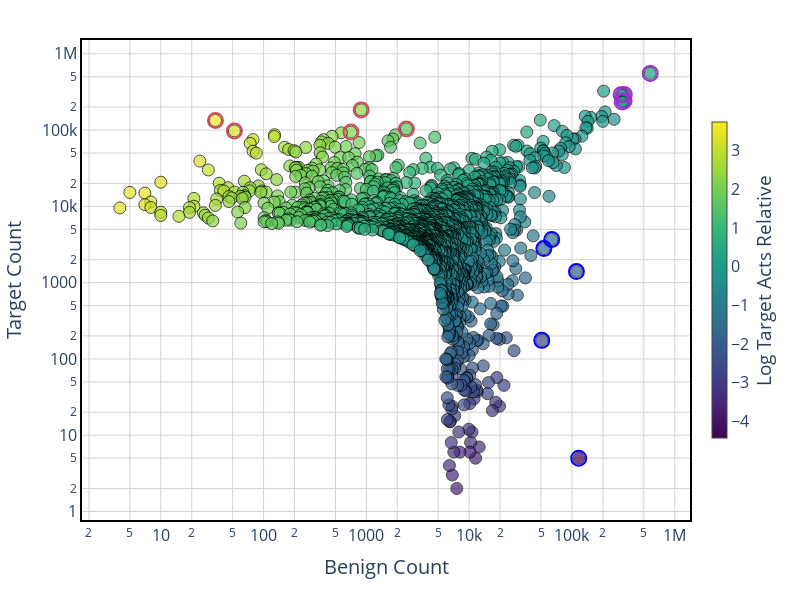

Here is the notebook cell this chart was saved with:
### Code cell
# Visualize features for a specific layer
layer_to_plot = CONFIG["layer_to_plot"]

cached_features = load_cached_features(layer_to_plot, data_config, model_name=MODEL_CARD)
layer_features = LayerFeatures(cached_features)

print(f"Loaded {len(layer_features.features)} features for layer {layer_to_plot}")

plot_features_scatter(
    layer_features=layer_features,
    k_features=5,
    top_percentile=0.05
)

### Figure 1 — Plotly figure (JSON) as saved in the notebook; plotly's stock layout.template omitted (floating-point values rounded to 4 significant figures; data arrays with more than 128 entries replaced by an {"elided": "..."} marker saying what was removed)
{"data": [{"hovertemplate": "%{hovertext}<extra></extra>", "hovertext": {"elided": "1544 str values"}, "marker": {"color": {"elided": "1544 float values"}, "colorbar": {"len": 0.7, "thickness": 15, "title": {"side": "right", "text": "Log Target Acts Relative"}, "x": 1.02, "xanchor": "left", "y": 0.5, "yanchor": "middle"}, "colorscale": [[0, "#440154"], [0.1111, "#482878"], [0.2222, "#3e4989"], [0.3333, "#31688e"], [0.4444, "#26828e"], [0.5556, "#1f9e89"], [0.6667, "#35b779"], [0.7778, "#6ece58"], [0.8889, "#b5de2b"], [1, "#fde725"]], "line": {"color": "black", "width": 1}, "opacity": 0.7, "size": 12}, "mode": "markers", "name": "Features", "textposition": "top center", "type": "scatter", "x": {"elided": "1544 int values"}, "y": {"elided": "1544 int values"}}, {"hovertemplate": "%{hovertext}<extra></extra>", "hovertext": ["TOP TARGET Feature 17725<br>Benign: 890.0<br>Target: 183970.0<br>Relative: 261.6718", "TOP TARGET Feature 26280<br>Benign: 34.0<br>Target: 133646.0<br>Relative: 5459.4195", "TOP TARGET Feature 24819<br>Benign: 2451.0<br>Target: 103595.0<br>Relative: 45.9021", "TOP TARGET Feature 179<br>Benign: 52.0<br>Target: 97382.0<br>Relative: 2271.2818", "TOP TARGET Feature 25256<br>Benign: 708.0<br>Target: 94172.0<br>Relative: 154.6335"], "marker": {"color": "#CF4A57", "line": {"color": "#CF4A57", "width": 2}, "opacity": 1, "size": 15, "symbol": "circle-open"}, "mode": "markers", "name": "Top Target Features", "showlegend": false, "type": "scatter", "x": [890, 34, 2451, 52, 708], "y": [183970, 133646, 103595, 97382, 94172]}, {"hovertemplate": "%{hovertext}<extra></extra>", "hovertext": ["TOP BENIGN Feature 17030<br>Benign: 116337.0<br>Target: 5.0<br>Relative: 0.0000", "TOP BENIGN Feature 14801<br>Benign: 110597.0<br>Target: 1398.0<br>Relative: 0.0104", "TOP BENIGN Feature 15339<br>Benign: 63586.0<br>Target: 3680.0<br>Relative: 0.0497", "TOP BENIGN Feature 13718<br>Benign: 53289.0<br>Target: 2792.0<br>Relative: 0.0434", "TOP BENIGN Feature 7842<br>Benign: 50883.0<br>Target: 175.0<br>Relative: 0.0030"], "marker": {"color": "blue", "line": {"color": "blue", "width": 2}, "opacity": 1, "size": 15, "symbol": "circle-open"}, "mode": "markers", "name": "Top Benign Features", "showlegend": false, "type": "scatter", "x": [116337, 110597, 63586, 53289, 50883], "y": [5, 1398, 3680, 2792, 175]}, {"hovertemplate": "%{hovertext}<extra></extra>", "hovertext": ["TOP SHARED Feature 9495<br>Benign: 577645.0<br>Target: 553697.0<br>Relative: 0.9211", "TOP SHARED Feature 23896<br>Benign: 323320.0<br>Target: 292287.0<br>Relative: 0.9095", "TOP SHARED Feature 12138<br>Benign: 300498.0<br>Target: 290914.0<br>Relative: 1.0001", "TOP SHARED Feature 20318<br>Benign: 322164.0<br>Target: 241688.0<br>Relative: 0.7273", "TOP SHARED Feature 25224<br>Benign: 308659.0<br>Target: 232547.0<br>Relative: 0.7589"], "marker": {"color": "#9932CC", "line": {"color": "#9932CC", "width": 2}, "opacity": 1, "size": 15, "symbol": "circle-open"}, "mode": "markers", "name": "Top Shared Features", "showlegend": false, "type": "scatter", "x": [577645, 323320, 300498, 322164, 308659], "y": [553697, 292287, 290914, 241688, 232547]}], "layout": {"font": {"size": 16}, "height": 600, "margin": {"b": 80, "l": 80, "r": 20, "t": 40}, "showlegend": false, "title": {}, "width": 800, "xaxis": {"gridcolor": "lightgray", "gridwidth": 1, "linecolor": "black", "linewidth": 2, "mirror": true, "showline": true, "showticklabels": true, "tickfont": {"size": 16}, "title": {"font": {"size": 20}, "text": "Benign Count"}, "type": "log"}, "yaxis": {"gridcolor": "lightgray", "gridwidth": 1, "linecolor": "black", "linewidth": 2, "mirror": true, "showline": true, "showticklabels": true, "tickfont": {"size": 16}, "title": {"font": {"size": 20}, "text": "Target Count"}, "type": "log"}}}
